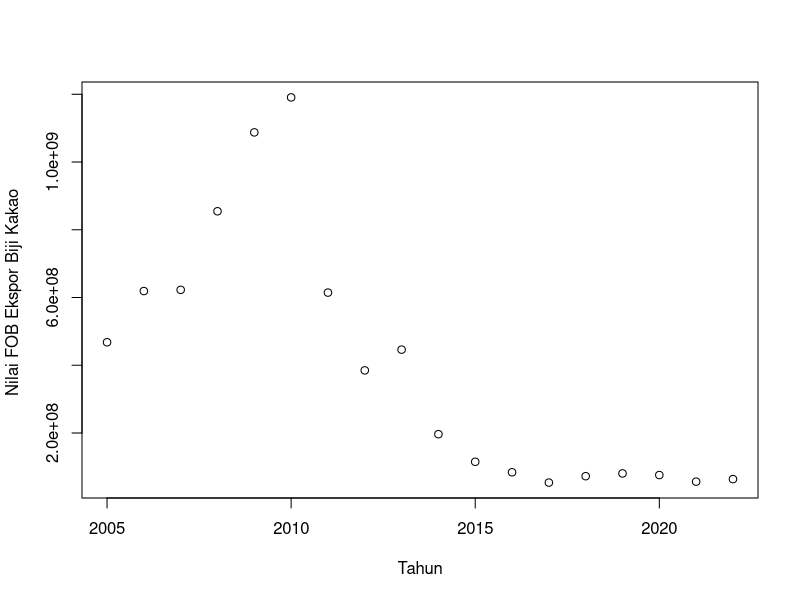
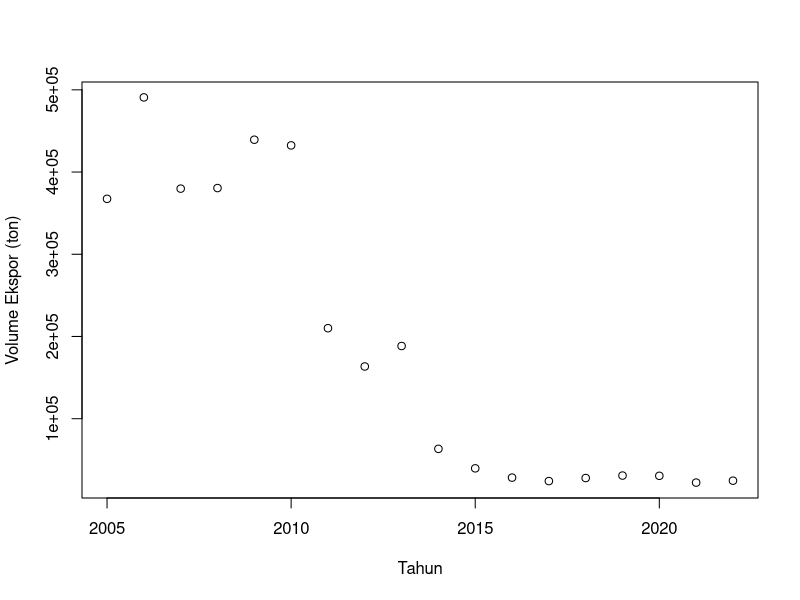
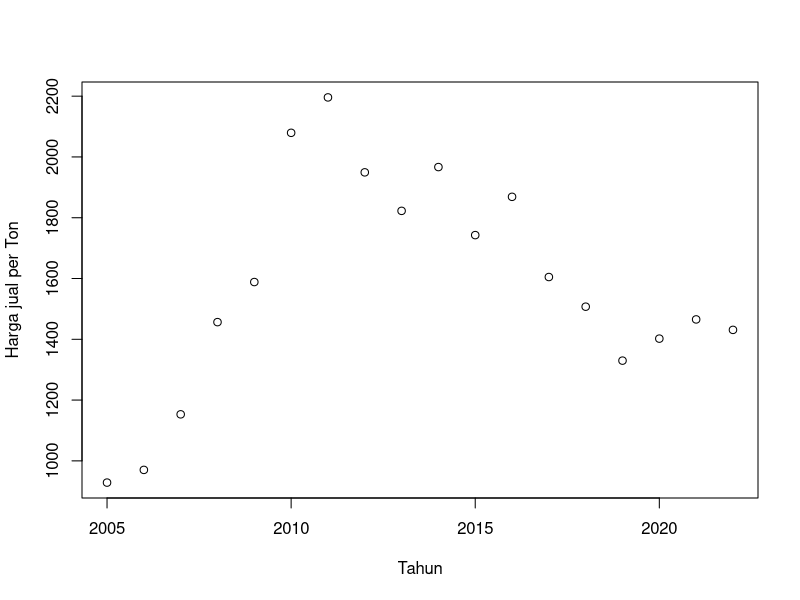
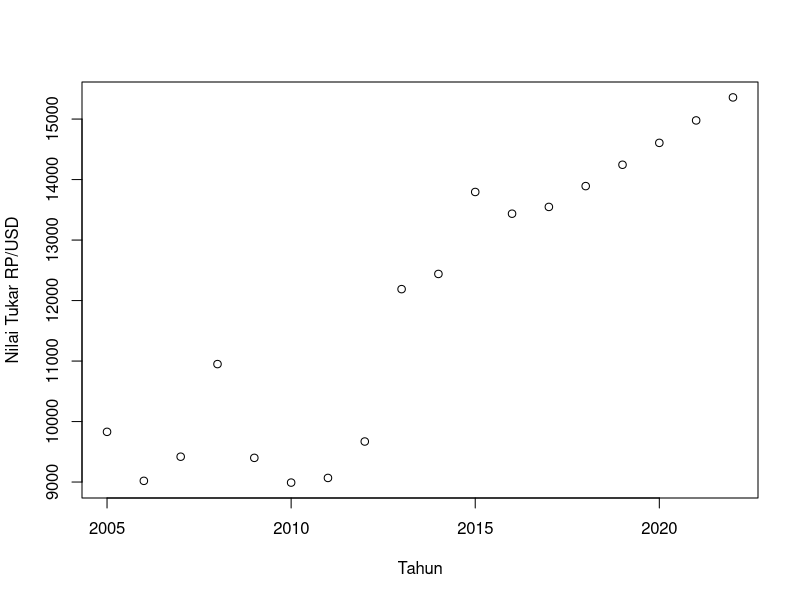
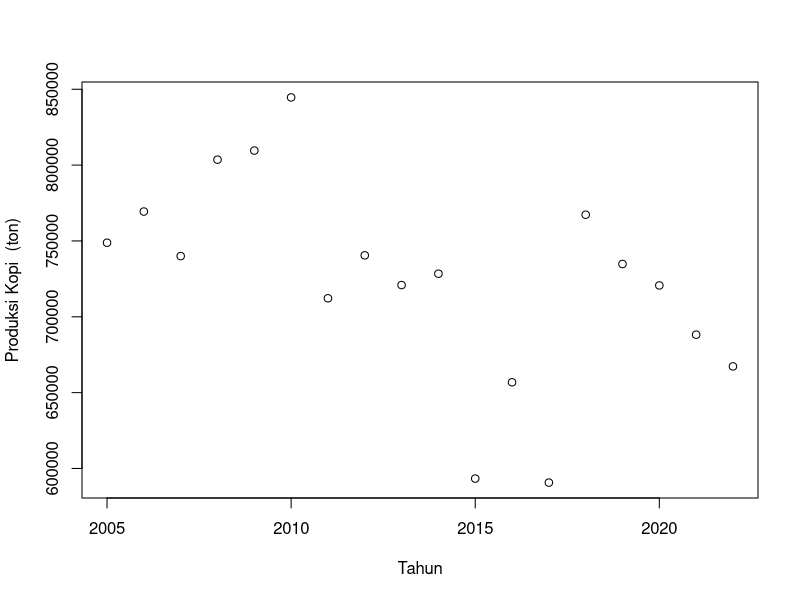
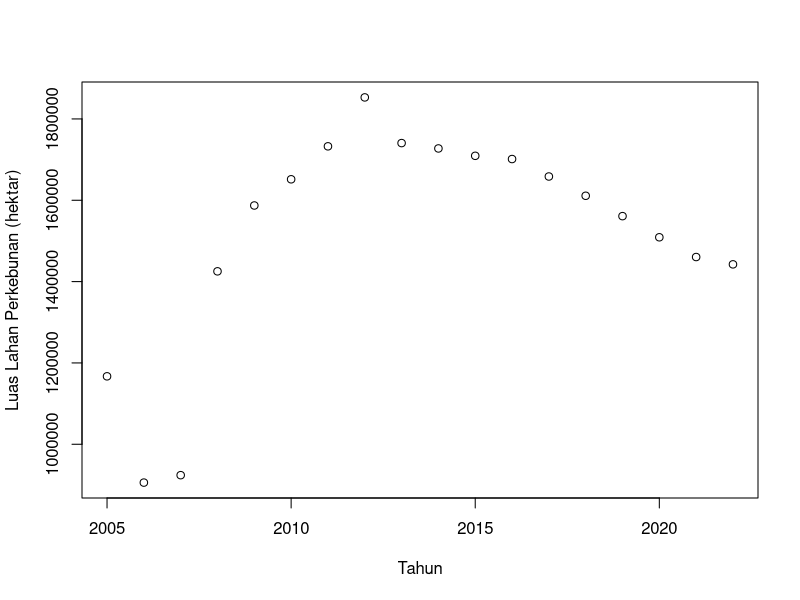
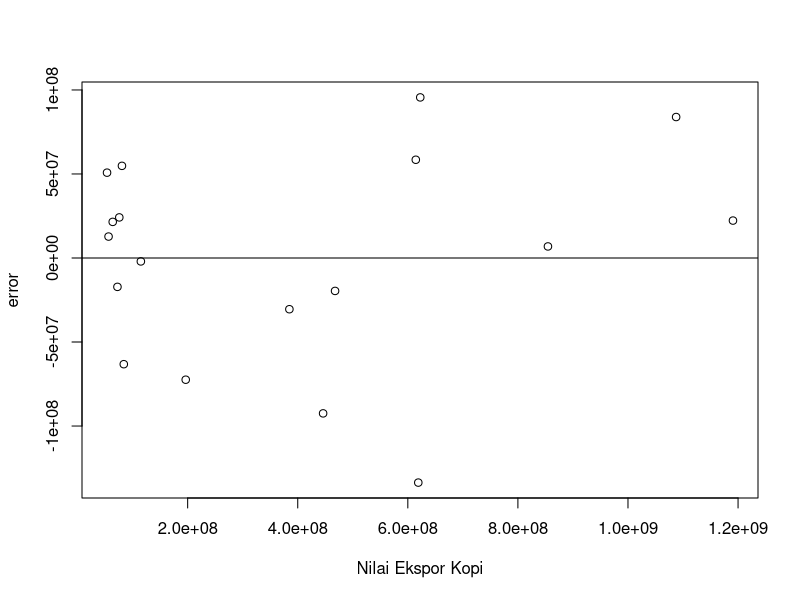
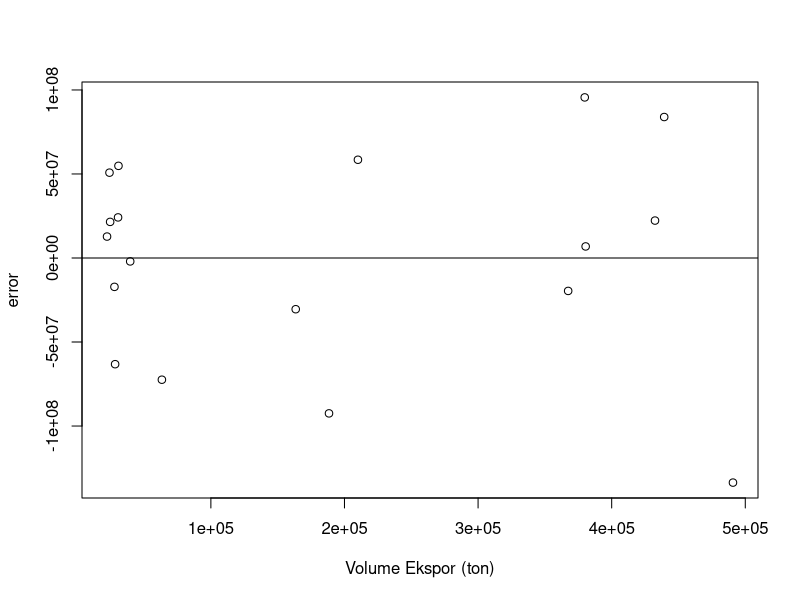

Recreate these plots in R, in order.
setwd("D:/METOPEL UAS/BALQIS METOPEL")
library(readxl)
library(tidyverse)
library(kableExtra)
read_excel("kakao.xlsx")
dat <- read_excel("kakao.xlsx")
kbl(dat) %>%
  kable_styling(bootstrap_options = c("striped", "hover", "condensed", "responsive"))

# regresi
reg1<-lm(ekspor~ekston+hargat+prodt+lahan+kurs,data=dat)
summary(reg1)

# Plot 
plot(dat$tahun,dat$ekspor,xlab="Tahun",ylab="Nilai FOB Ekspor Biji Kakao ")
plot(dat$tahun,dat$ekston,xlab="Tahun",ylab="Volume Ekspor (ton)")
plot(dat$tahun,dat$hargat,xlab="Tahun",ylab="Harga jual per Ton")
plot(dat$tahun,dat$kurs,xlab="Tahun",ylab="Nilai Tukar RP/USD")
plot(dat$tahun,dat$prodt,xlab="Tahun",ylab="Produksi Kopi  (ton)")
plot(dat$tahun,dat$lahan,xlab="Tahun",ylab="Luas Lahan Perkebunan (hektar)")

# Plot Error

dat$m<-resid(reg1)
plot(dat$ekspor,dat$m,xlab="Nilai Ekspor Kopi",ylab="error")
abline(h=0) # membuat garis horizontal di y=0

dat$m<-resid(reg1)
plot(dat$ekston,dat$m,xlab="Volume Ekspor (ton)",ylab="error")
abline(h=0) # membuat garis horizontal di y=0

dat$m<-resid(reg1)
plot(dat$hargat,dat$m,xlab="Harga jual per Ton",ylab="error")
abline(h=0) # membuat garis horizontal di y=0

dat$m<-resid(reg1)
plot(dat$kurs,dat$m,xlab="Nilai Tukar RP/USD",ylab="error")
abline(h=0) # membuat garis horizontal di y=0

dat$m<-resid(reg1)
plot(dat$prodt,dat$m,xlab="Produksi Kakao Indonesia (ton)",ylab="error")
abline(h=0) # membuat garis horizontal di y=0

dat$m<-resid(reg1)
plot(dat$lahan,dat$m,xlab="Luas Lahan Perkebunan (Ha)",ylab="error")
abline(h=0) # membuat garis horizontal di y=0
